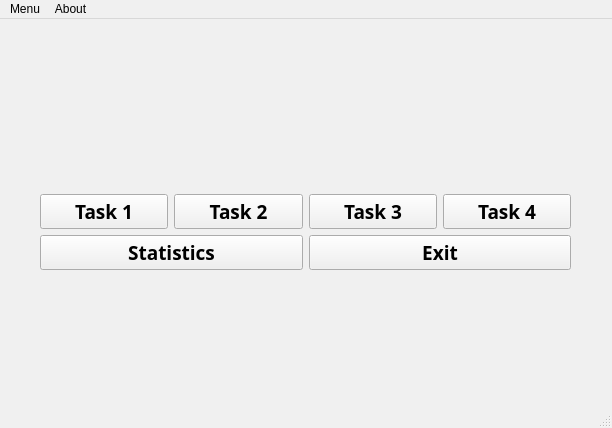
<?xml version="1.0" encoding="UTF-8"?>
<ui version="4.0">
 <class>MainWindow</class>
 <widget class="QMainWindow" name="MainWindow">
  <property name="geometry">
   <rect>
    <x>0</x>
    <y>0</y>
    <width>612</width>
    <height>428</height>
   </rect>
  </property>
  <property name="palette">
   <palette>
    <active>
     <colorrole role="WindowText">
      <brush brushstyle="SolidPattern">
       <color alpha="255">
        <red>5</red>
        <green>88</green>
        <blue>10</blue>
       </color>
      </brush>
     </colorrole>
     <colorrole role="Button">
      <brush brushstyle="SolidPattern">
       <color alpha="255">
        <red>130</red>
        <green>240</green>
        <blue>83</blue>
       </color>
      </brush>
     </colorrole>
     <colorrole role="Light">
      <brush brushstyle="SolidPattern">
       <color alpha="255">
        <red>255</red>
        <green>255</green>
        <blue>255</blue>
       </color>
      </brush>
     </colorrole>
     <colorrole role="Midlight">
      <brush brushstyle="SolidPattern">
       <color alpha="255">
        <red>226</red>
        <green>247</green>
        <blue>211</blue>
       </color>
      </brush>
     </colorrole>
     <colorrole role="Dark">
      <brush brushstyle="SolidPattern">
       <color alpha="255">
        <red>125</red>
        <green>179</green>
        <blue>74</blue>
       </color>
      </brush>
     </colorrole>
     <colorrole role="Mid">
      <brush brushstyle="SolidPattern">
       <color alpha="255">
        <red>131</red>
        <green>160</green>
        <blue>112</blue>
       </color>
      </brush>
     </colorrole>
     <colorrole role="Text">
      <brush brushstyle="SolidPattern">
       <color alpha="255">
        <red>5</red>
        <green>88</green>
        <blue>10</blue>
       </color>
      </brush>
     </colorrole>
     <colorrole role="BrightText">
      <brush brushstyle="SolidPattern">
       <color alpha="255">
        <red>255</red>
        <green>255</green>
        <blue>255</blue>
       </color>
      </brush>
     </colorrole>
     <colorrole role="ButtonText">
      <brush brushstyle="SolidPattern">
       <color alpha="255">
        <red>5</red>
        <green>88</green>
        <blue>10</blue>
       </color>
      </brush>
     </colorrole>
     <colorrole role="Base">
      <brush brushstyle="SolidPattern">
       <color alpha="255">
        <red>255</red>
        <green>255</green>
        <blue>255</blue>
       </color>
      </brush>
     </colorrole>
     <colorrole role="Window">
      <brush brushstyle="SolidPattern">
       <color alpha="255">
        <red>232</red>
        <green>248</green>
        <blue>220</blue>
       </color>
      </brush>
     </colorrole>
     <colorrole role="Shadow">
      <brush brushstyle="SolidPattern">
       <color alpha="255">
        <red>64</red>
        <green>108</green>
        <blue>45</blue>
       </color>
      </brush>
     </colorrole>
     <colorrole role="Highlight">
      <brush brushstyle="SolidPattern">
       <color alpha="255">
        <red>66</red>
        <green>211</green>
        <blue>4</blue>
       </color>
      </brush>
     </colorrole>
     <colorrole role="HighlightedText">
      <brush brushstyle="SolidPattern">
       <color alpha="255">
        <red>255</red>
        <green>255</green>
        <blue>255</blue>
       </color>
      </brush>
     </colorrole>
     <colorrole role="Link">
      <brush brushstyle="SolidPattern">
       <color alpha="255">
        <red>107</red>
        <green>255</green>
        <blue>8</blue>
       </color>
      </brush>
     </colorrole>
     <colorrole role="LinkVisited">
      <brush brushstyle="SolidPattern">
       <color alpha="255">
        <red>51</red>
        <green>144</green>
        <blue>1</blue>
       </color>
      </brush>
     </colorrole>
     <colorrole role="AlternateBase">
      <brush brushstyle="SolidPattern">
       <color alpha="255">
        <red>226</red>
        <green>247</green>
        <blue>211</blue>
       </color>
      </brush>
     </colorrole>
     <colorrole role="NoRole">
      <brush brushstyle="NoBrush">
       <color alpha="255">
        <red>0</red>
        <green>0</green>
        <blue>0</blue>
       </color>
      </brush>
     </colorrole>
     <colorrole role="ToolTipBase">
      <brush brushstyle="SolidPattern">
       <color alpha="255">
        <red>255</red>
        <green>255</green>
        <blue>220</blue>
       </color>
      </brush>
     </colorrole>
     <colorrole role="ToolTipText">
      <brush brushstyle="SolidPattern">
       <color alpha="255">
        <red>5</red>
        <green>88</green>
        <blue>10</blue>
       </color>
      </brush>
     </colorrole>
     <colorrole role="PlaceholderText">
      <brush brushstyle="SolidPattern">
       <color alpha="128">
        <red>18</red>
        <green>141</green>
        <blue>16</blue>
       </color>
      </brush>
     </colorrole>
    </active>
    <inactive>
     <colorrole role="WindowText">
      <brush brushstyle="SolidPattern">
       <color alpha="255">
        <red>0</red>
        <green>0</green>
        <blue>0</blue>
       </color>
      </brush>
     </colorrole>
     <colorrole role="Button">
      <brush brushstyle="SolidPattern">
       <color alpha="255">
        <red>240</red>
        <green>240</green>
        <blue>240</blue>
       </color>
      </brush>
     </colorrole>
     <colorrole role="Light">
      <brush brushstyle="SolidPattern">
       <color alpha="255">
        <red>255</red>
        <green>255</green>
        <blue>255</blue>
       </color>
      </brush>
     </colorrole>
     <colorrole role="Midlight">
      <brush brushstyle="SolidPattern">
       <color alpha="255">
        <red>227</red>
        <green>227</green>
        <blue>227</blue>
       </color>
      </brush>
     </colorrole>
     <colorrole role="Dark">
      <brush brushstyle="SolidPattern">
       <color alpha="255">
        <red>160</red>
        <green>160</green>
        <blue>160</blue>
       </color>
      </brush>
     </colorrole>
     <colorrole role="Mid">
      <brush brushstyle="SolidPattern">
       <color alpha="255">
        <red>160</red>
        <green>160</green>
        <blue>160</blue>
       </color>
      </brush>
     </colorrole>
     <colorrole role="Text">
      <brush brushstyle="SolidPattern">
       <color alpha="255">
        <red>0</red>
        <green>0</green>
        <blue>0</blue>
       </color>
      </brush>
     </colorrole>
     <colorrole role="BrightText">
      <brush brushstyle="SolidPattern">
       <color alpha="255">
        <red>255</red>
        <green>255</green>
        <blue>255</blue>
       </color>
      </brush>
     </colorrole>
     <colorrole role="ButtonText">
      <brush brushstyle="SolidPattern">
       <color alpha="255">
        <red>0</red>
        <green>0</green>
        <blue>0</blue>
       </color>
      </brush>
     </colorrole>
     <colorrole role="Base">
      <brush brushstyle="SolidPattern">
       <color alpha="255">
        <red>255</red>
        <green>255</green>
        <blue>255</blue>
       </color>
      </brush>
     </colorrole>
     <colorrole role="Window">
      <brush brushstyle="SolidPattern">
       <color alpha="255">
        <red>240</red>
        <green>240</green>
        <blue>240</blue>
       </color>
      </brush>
     </colorrole>
     <colorrole role="Shadow">
      <brush brushstyle="SolidPattern">
       <color alpha="255">
        <red>105</red>
        <green>105</green>
        <blue>105</blue>
       </color>
      </brush>
     </colorrole>
     <colorrole role="Highlight">
      <brush brushstyle="SolidPattern">
       <color alpha="255">
        <red>240</red>
        <green>240</green>
        <blue>240</blue>
       </color>
      </brush>
     </colorrole>
     <colorrole role="HighlightedText">
      <brush brushstyle="SolidPattern">
       <color alpha="255">
        <red>0</red>
        <green>0</green>
        <blue>0</blue>
       </color>
      </brush>
     </colorrole>
     <colorrole role="Link">
      <brush brushstyle="SolidPattern">
       <color alpha="255">
        <red>0</red>
        <green>0</green>
        <blue>255</blue>
       </color>
      </brush>
     </colorrole>
     <colorrole role="LinkVisited">
      <brush brushstyle="SolidPattern">
       <color alpha="255">
        <red>255</red>
        <green>0</green>
        <blue>255</blue>
       </color>
      </brush>
     </colorrole>
     <colorrole role="AlternateBase">
      <brush brushstyle="SolidPattern">
       <color alpha="255">
        <red>245</red>
        <green>245</green>
        <blue>245</blue>
       </color>
      </brush>
     </colorrole>
     <colorrole role="NoRole">
      <brush brushstyle="NoBrush">
       <color alpha="255">
        <red>0</red>
        <green>0</green>
        <blue>0</blue>
       </color>
      </brush>
     </colorrole>
     <colorrole role="ToolTipBase">
      <brush brushstyle="SolidPattern">
       <color alpha="255">
        <red>255</red>
        <green>255</green>
        <blue>220</blue>
       </color>
      </brush>
     </colorrole>
     <colorrole role="ToolTipText">
      <brush brushstyle="SolidPattern">
       <color alpha="255">
        <red>0</red>
        <green>0</green>
        <blue>0</blue>
       </color>
      </brush>
     </colorrole>
     <colorrole role="PlaceholderText">
      <brush brushstyle="SolidPattern">
       <color alpha="128">
        <red>0</red>
        <green>0</green>
        <blue>0</blue>
       </color>
      </brush>
     </colorrole>
    </inactive>
    <disabled>
     <colorrole role="WindowText">
      <brush brushstyle="SolidPattern">
       <color alpha="255">
        <red>125</red>
        <green>179</green>
        <blue>74</blue>
       </color>
      </brush>
     </colorrole>
     <colorrole role="Button">
      <brush brushstyle="SolidPattern">
       <color alpha="255">
        <red>130</red>
        <green>240</green>
        <blue>83</blue>
       </color>
      </brush>
     </colorrole>
     <colorrole role="Light">
      <brush brushstyle="SolidPattern">
       <color alpha="255">
        <red>255</red>
        <green>255</green>
        <blue>255</blue>
       </color>
      </brush>
     </colorrole>
     <colorrole role="Midlight">
      <brush brushstyle="SolidPattern">
       <color alpha="255">
        <red>226</red>
        <green>247</green>
        <blue>211</blue>
       </color>
      </brush>
     </colorrole>
     <colorrole role="Dark">
      <brush brushstyle="SolidPattern">
       <color alpha="255">
        <red>125</red>
        <green>179</green>
        <blue>74</blue>
       </color>
      </brush>
     </colorrole>
     <colorrole role="Mid">
      <brush brushstyle="SolidPattern">
       <color alpha="255">
        <red>131</red>
        <green>160</green>
        <blue>112</blue>
       </color>
      </brush>
     </colorrole>
     <colorrole role="Text">
      <brush brushstyle="SolidPattern">
       <color alpha="255">
        <red>0</red>
        <green>0</green>
        <blue>0</blue>
       </color>
      </brush>
     </colorrole>
     <colorrole role="BrightText">
      <brush brushstyle="SolidPattern">
       <color alpha="255">
        <red>255</red>
        <green>255</green>
        <blue>255</blue>
       </color>
      </brush>
     </colorrole>
     <colorrole role="ButtonText">
      <brush brushstyle="SolidPattern">
       <color alpha="255">
        <red>125</red>
        <green>179</green>
        <blue>74</blue>
       </color>
      </brush>
     </colorrole>
     <colorrole role="Base">
      <brush brushstyle="SolidPattern">
       <color alpha="255">
        <red>223</red>
        <green>248</green>
        <blue>204</blue>
       </color>
      </brush>
     </colorrole>
     <colorrole role="Window">
      <brush brushstyle="SolidPattern">
       <color alpha="255">
        <red>223</red>
        <green>248</green>
        <blue>204</blue>
       </color>
      </brush>
     </colorrole>
     <colorrole role="Shadow">
      <brush brushstyle="SolidPattern">
       <color alpha="255">
        <red>0</red>
        <green>0</green>
        <blue>0</blue>
       </color>
      </brush>
     </colorrole>
     <colorrole role="Highlight">
      <brush brushstyle="SolidPattern">
       <color alpha="255">
        <red>0</red>
        <green>120</green>
        <blue>215</blue>
       </color>
      </brush>
     </colorrole>
     <colorrole role="HighlightedText">
      <brush brushstyle="SolidPattern">
       <color alpha="255">
        <red>255</red>
        <green>255</green>
        <blue>255</blue>
       </color>
      </brush>
     </colorrole>
     <colorrole role="Link">
      <brush brushstyle="SolidPattern">
       <color alpha="255">
        <red>0</red>
        <green>0</green>
        <blue>255</blue>
       </color>
      </brush>
     </colorrole>
     <colorrole role="LinkVisited">
      <brush brushstyle="SolidPattern">
       <color alpha="255">
        <red>255</red>
        <green>0</green>
        <blue>255</blue>
       </color>
      </brush>
     </colorrole>
     <colorrole role="AlternateBase">
      <brush brushstyle="SolidPattern">
       <color alpha="255">
        <red>245</red>
        <green>245</green>
        <blue>245</blue>
       </color>
      </brush>
     </colorrole>
     <colorrole role="NoRole">
      <brush brushstyle="NoBrush">
       <color alpha="255">
        <red>0</red>
        <green>0</green>
        <blue>0</blue>
       </color>
      </brush>
     </colorrole>
     <colorrole role="ToolTipBase">
      <brush brushstyle="SolidPattern">
       <color alpha="255">
        <red>255</red>
        <green>255</green>
        <blue>220</blue>
       </color>
      </brush>
     </colorrole>
     <colorrole role="ToolTipText">
      <brush brushstyle="SolidPattern">
       <color alpha="255">
        <red>0</red>
        <green>0</green>
        <blue>0</blue>
       </color>
      </brush>
     </colorrole>
     <colorrole role="PlaceholderText">
      <brush brushstyle="SolidPattern">
       <color alpha="128">
        <red>0</red>
        <green>0</green>
        <blue>0</blue>
       </color>
      </brush>
     </colorrole>
    </disabled>
   </palette>
  </property>
  <property name="windowTitle">
   <string>MainWindow</string>
  </property>
  <widget class="QWidget" name="centralwidget">
   <widget class="QWidget" name="verticalLayoutWidget">
    <property name="geometry">
     <rect>
      <x>40</x>
      <y>80</y>
      <width>531</width>
      <height>171</height>
     </rect>
    </property>
    <layout class="QVBoxLayout" name="verticalLayout">
     <item>
      <widget class="QLabel" name="label">
       <property name="font">
        <font>
         <family>Lucida Fax</family>
         <pointsize>14</pointsize>
         <bold>true</bold>
        </font>
       </property>
       <property name="text">
        <string/>
       </property>
       <property name="alignment">
        <set>Qt::AlignCenter</set>
       </property>
      </widget>
     </item>
     <item>
      <layout class="QHBoxLayout" name="horizontalLayout">
       <item>
        <widget class="QPushButton" name="pushBut_t1">
         <property name="font">
          <font>
           <family>Lucida Fax</family>
           <pointsize>14</pointsize>
           <bold>true</bold>
          </font>
         </property>
         <property name="text">
          <string>Task 1</string>
         </property>
        </widget>
       </item>
       <item>
        <widget class="QPushButton" name="pushBut_t2">
         <property name="font">
          <font>
           <family>Lucida Fax</family>
           <pointsize>14</pointsize>
           <bold>true</bold>
          </font>
         </property>
         <property name="text">
          <string>Task 2</string>
         </property>
        </widget>
       </item>
       <item>
        <widget class="QPushButton" name="pushBut_t3">
         <property name="font">
          <font>
           <family>Lucida Fax</family>
           <pointsize>14</pointsize>
           <bold>true</bold>
          </font>
         </property>
         <property name="text">
          <string>Task 3</string>
         </property>
        </widget>
       </item>
       <item>
        <widget class="QPushButton" name="pushBut_t4">
         <property name="font">
          <font>
           <family>Lucida Fax</family>
           <pointsize>14</pointsize>
           <bold>true</bold>
          </font>
         </property>
         <property name="text">
          <string>Task 4</string>
         </property>
        </widget>
       </item>
      </layout>
     </item>
     <item>
      <layout class="QHBoxLayout" name="horizontalLayout_2">
       <item>
        <widget class="QPushButton" name="pushBut_stat">
         <property name="font">
          <font>
           <family>Lucida Fax</family>
           <pointsize>14</pointsize>
           <bold>true</bold>
           <kerning>true</kerning>
          </font>
         </property>
         <property name="text">
          <string>Statistics</string>
         </property>
         <attribute name="buttonGroup">
          <string notr="true">buttonGroup</string>
         </attribute>
        </widget>
       </item>
       <item>
        <widget class="QPushButton" name="pushButton_6">
         <property name="font">
          <font>
           <family>Lucida Fax</family>
           <pointsize>14</pointsize>
           <bold>true</bold>
          </font>
         </property>
         <property name="text">
          <string>Exit</string>
         </property>
         <property name="checkable">
          <bool>false</bool>
         </property>
         <attribute name="buttonGroup">
          <string notr="true">buttonGroup</string>
         </attribute>
        </widget>
       </item>
      </layout>
     </item>
    </layout>
   </widget>
  </widget>
  <widget class="QMenuBar" name="menubar">
   <property name="geometry">
    <rect>
     <x>0</x>
     <y>0</y>
     <width>612</width>
     <height>21</height>
    </rect>
   </property>
   <widget class="QMenu" name="menuMenu">
    <property name="title">
     <string>Menu</string>
    </property>
    <addaction name="act_t1"/>
    <addaction name="act_t2"/>
    <addaction name="act_t3"/>
    <addaction name="act_t4"/>
    <addaction name="act_stat"/>
    <addaction name="actionExit"/>
   </widget>
   <widget class="QMenu" name="menuAbout">
    <property name="title">
     <string>About</string>
    </property>
   </widget>
   <addaction name="menuMenu"/>
   <addaction name="menuAbout"/>
  </widget>
  <widget class="QStatusBar" name="statusbar"/>
  <action name="act_t1">
   <property name="text">
    <string>Task 1</string>
   </property>
  </action>
  <action name="act_t2">
   <property name="text">
    <string>Task 2</string>
   </property>
  </action>
  <action name="act_t3">
   <property name="text">
    <string>Task 3</string>
   </property>
  </action>
  <action name="act_t4">
   <property name="text">
    <string>Task 4</string>
   </property>
  </action>
  <action name="act_stat">
   <property name="text">
    <string>Statistics</string>
   </property>
  </action>
  <action name="actionExit">
   <property name="text">
    <string>Exit</string>
   </property>
  </action>
 </widget>
 <resources/>
 <connections/>
 <buttongroups>
  <buttongroup name="buttonGroup"/>
 </buttongroups>
</ui>
